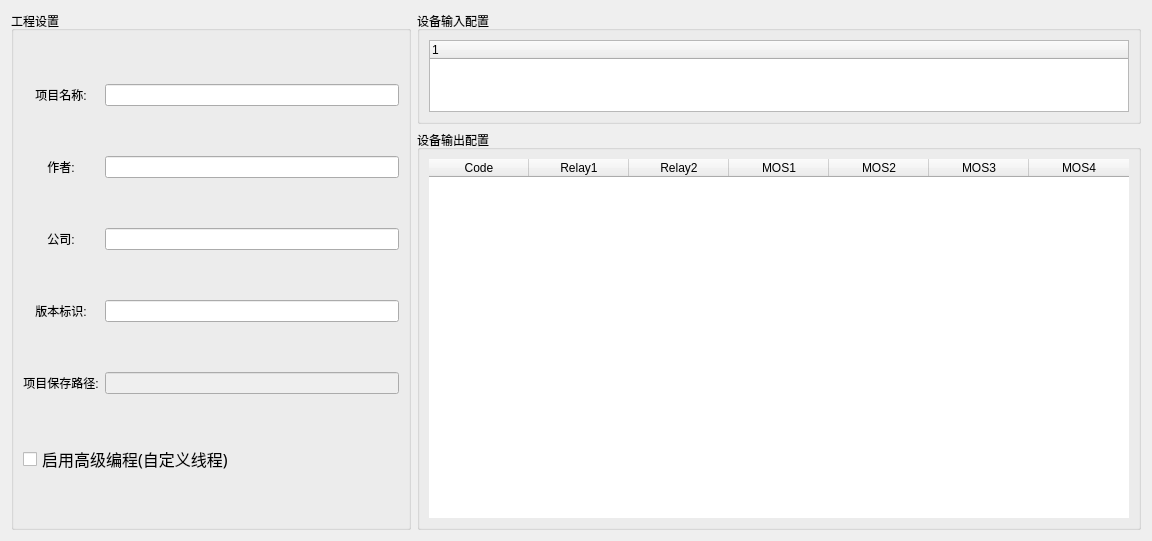
          <widget class="QWidget" name="tab_condi_select">
           <attribute name="title">
            <string>工程配置</string>
           </attribute>
           <layout class="QGridLayout" name="gridLayout_30">
            <item row="0" column="0" rowspan="2">
             <widget class="QGroupBox" name="groupBox_22">
              <property name="minimumSize">
               <size>
                <width>400</width>
                <height>0</height>
               </size>
              </property>
              <property name="maximumSize">
               <size>
                <width>600</width>
                <height>16777215</height>
               </size>
              </property>
              <property name="title">
               <string>工程设置</string>
              </property>
              <layout class="QGridLayout" name="gridLayout_37">
               <item row="3" column="0">
                <widget class="QLabel" name="label_115">
                 <property name="text">
                  <string>版本标识:</string>
                 </property>
                 <property name="alignment">
                  <set>Qt::AlignCenter</set>
                 </property>
                </widget>
               </item>
               <item row="0" column="1">
                <widget class="QLineEdit" name="lineEdit_projectname">
                 <property name="toolTip">
                  <string>&lt;html&gt;&lt;head/&gt;&lt;body&gt;&lt;p&gt;最大可输入30字符&lt;/p&gt;&lt;/body&gt;&lt;/html&gt;</string>
                 </property>
                 <property name="maxLength">
                  <number>30</number>
                 </property>
                </widget>
               </item>
               <item row="3" column="1">
                <widget class="QLineEdit" name="lineEdit_project_version">
                 <property name="enabled">
                  <bool>true</bool>
                 </property>
                 <property name="toolTip">
                  <string>&lt;html&gt;&lt;head/&gt;&lt;body&gt;&lt;p&gt;保存时自动更新，无需填写&lt;/p&gt;&lt;/body&gt;&lt;/html&gt;</string>
                 </property>
                 <property name="maxLength">
                  <number>30</number>
                 </property>
                 <property name="readOnly">
                  <bool>false</bool>
                 </property>
                </widget>
               </item>
               <item row="4" column="0">
                <widget class="QLabel" name="label_116">
                 <property name="text">
                  <string>项目保存路径:</string>
                 </property>
                 <property name="alignment">
                  <set>Qt::AlignCenter</set>
                 </property>
                </widget>
               </item>
               <item row="5" column="0" colspan="2">
                <widget class="QCheckBox" name="checkBox_advanced_program">
                 <property name="font">
                  <font>
                   <family>微软雅黑</family>
                   <pointsize>12</pointsize>
                  </font>
                 </property>
                 <property name="text">
                  <string>启用高级编程(自定义线程)</string>
                 </property>
                 <property name="iconSize">
                  <size>
                   <width>15</width>
                   <height>15</height>
                  </size>
                 </property>
                </widget>
               </item>
               <item row="0" column="0">
                <widget class="QLabel" name="label_109">
                 <property name="text">
                  <string>项目名称:</string>
                 </property>
                 <property name="alignment">
                  <set>Qt::AlignCenter</set>
                 </property>
                </widget>
               </item>
               <item row="4" column="1">
                <widget class="QLineEdit" name="lineEdit_project_path">
                 <property name="enabled">
                  <bool>false</bool>
                 </property>
                 <property name="toolTip">
                  <string>&lt;html&gt;&lt;head/&gt;&lt;body&gt;&lt;p&gt;保存时自动更新，无需填写&lt;/p&gt;&lt;/body&gt;&lt;/html&gt;</string>
                 </property>
                 <property name="readOnly">
                  <bool>true</bool>
                 </property>
                </widget>
               </item>
               <item row="1" column="1">
                <widget class="QLineEdit" name="lineEdit_author_name">
                 <property name="toolTip">
                  <string>&lt;html&gt;&lt;head/&gt;&lt;body&gt;&lt;p&gt;最大可输入30字符&lt;/p&gt;&lt;/body&gt;&lt;/html&gt;</string>
                 </property>
                 <property name="maxLength">
                  <number>30</number>
                 </property>
                </widget>
               </item>
               <item row="1" column="0">
                <widget class="QLabel" name="label_110">
                 <property name="text">
                  <string>作者:</string>
                 </property>
                 <property name="alignment">
                  <set>Qt::AlignCenter</set>
                 </property>
                </widget>
               </item>
               <item row="2" column="0">
                <widget class="QLabel" name="label_111">
                 <property name="text">
                  <string>公司:</string>
                 </property>
                 <property name="alignment">
                  <set>Qt::AlignCenter</set>
                 </property>
                </widget>
               </item>
               <item row="2" column="1">
                <widget class="QLineEdit" name="lineEdit_company_name">
                 <property name="toolTip">
                  <string>&lt;html&gt;&lt;head/&gt;&lt;body&gt;&lt;p&gt;最大可输入30字符&lt;/p&gt;&lt;/body&gt;&lt;/html&gt;</string>
                 </property>
                 <property name="maxLength">
                  <number>30</number>
                 </property>
                </widget>
               </item>
              </layout>
             </widget>
            </item>
            <item row="0" column="1">
             <widget class="QGroupBox" name="groupBox_16">
              <property name="title">
               <string>设备输入配置</string>
              </property>
              <layout class="QGridLayout" name="gridLayout_35">
               <item row="0" column="0">
                <widget class="QTreeWidget" name="treeWidget_condi">
                 <property name="verticalScrollBarPolicy">
                  <enum>Qt::ScrollBarAlwaysOff</enum>
                 </property>
                 <property name="sizeAdjustPolicy">
                  <enum>QAbstractScrollArea::AdjustToContents</enum>
                 </property>
                 <property name="autoScroll">
                  <bool>false</bool>
                 </property>
                 <property name="wordWrap">
                  <bool>true</bool>
                 </property>
                 <column>
                  <property name="text">
                   <string notr="true">1</string>
                  </property>
                 </column>
                </widget>
               </item>
              </layout>
             </widget>
            </item>
            <item row="1" column="1">
             <widget class="QGroupBox" name="groupBox_21">
              <property name="minimumSize">
               <size>
                <width>0</width>
                <height>400</height>
               </size>
              </property>
              <property name="title">
               <string>设备输出配置</string>
              </property>
              <layout class="QGridLayout" name="gridLayout_36">
               <item row="0" column="0">
                <widget class="QTableWidget" name="tableWidget_ss">
                 <property name="minimumSize">
                  <size>
                   <width>700</width>
                   <height>0</height>
                  </size>
                 </property>
                 <property name="focusPolicy">
                  <enum>Qt::NoFocus</enum>
                 </property>
                 <property name="styleSheet">
                  <string notr="true">QTableWidget::item { text-align: center; }</string>
                 </property>
                 <property name="frameShape">
                  <enum>QFrame::VLine</enum>
                 </property>
                 <property name="frameShadow">
                  <enum>QFrame::Sunken</enum>
                 </property>
                 <property name="lineWidth">
                  <number>0</number>
                 </property>
                 <property name="midLineWidth">
                  <number>0</number>
                 </property>
                 <property name="editTriggers">
                  <set>QAbstractItemView::NoEditTriggers</set>
                 </property>
                 <property name="selectionMode">
                  <enum>QAbstractItemView::SingleSelection</enum>
                 </property>
                 <property name="selectionBehavior">
                  <enum>QAbstractItemView::SelectRows</enum>
                 </property>
                 <property name="textElideMode">
                  <enum>Qt::ElideMiddle</enum>
                 </property>
                 <property name="showGrid">
                  <bool>false</bool>
                 </property>
                 <property name="gridStyle">
                  <enum>Qt::NoPen</enum>
                 </property>
                 <property name="rowCount">
                  <number>1</number>
                 </property>
                 <property name="columnCount">
                  <number>7</number>
                 </property>
                 <attribute name="horizontalHeaderHighlightSections">
                  <bool>false</bool>
                 </attribute>
                 <attribute name="verticalHeaderVisible">
                  <bool>false</bool>
                 </attribute>
                 <attribute name="verticalHeaderHighlightSections">
                  <bool>false</bool>
                 </attribute>
                 <row/>
                 <column>
                  <property name="text">
                   <string>Code</string>
                  </property>
                 </column>
                 <column>
                  <property name="text">
                   <string>Relay1</string>
                  </property>
                 </column>
                 <column>
                  <property name="text">
                   <string>Relay2</string>
                  </property>
                 </column>
                 <column>
                  <property name="text">
                   <string>MOS1</string>
                  </property>
                 </column>
                 <column>
                  <property name="text">
                   <string>MOS2</string>
                  </property>
                 </column>
                 <column>
                  <property name="text">
                   <string>MOS3</string>
                  </property>
                 </column>
                 <column>
                  <property name="text">
                   <string>MOS4</string>
                  </property>
                 </column>
                 <item row="0" column="0">
                  <property name="text">
                   <string/>
                  </property>
                 </item>
                </widget>
               </item>
              </layout>
             </widget>
            </item>
           </layout>
          </widget>
